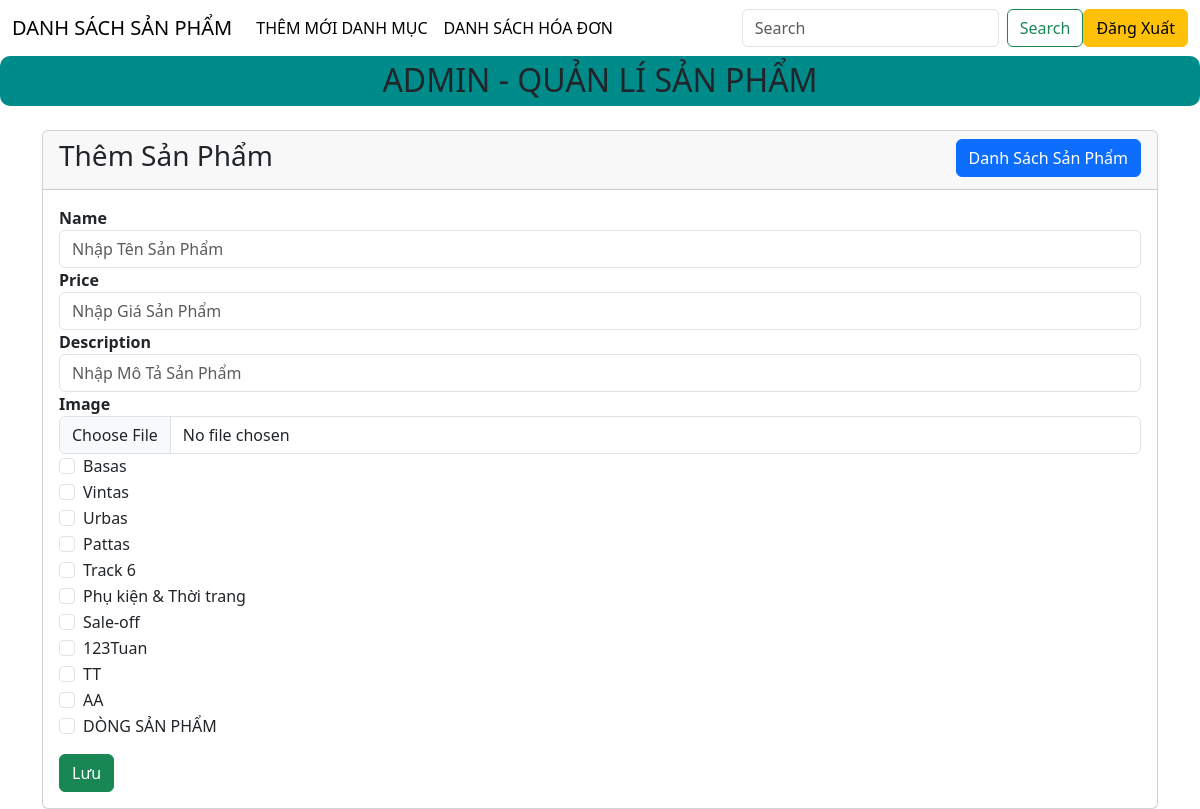
The page /admin/products/create.php (signed in) on the database its author committed.
### tables this page shows
CREATE TABLE `categories` (
  `id` int(11) NOT NULL,
  `name` varchar(255) NOT NULL,
  `type` int(11) NOT NULL
);

### app/models/Template.php (called while the page is built, shortened)
<?php
class Template
{
    public function render($view, $data = []) {
        extract($data);
        include BASE_PATH . 'app/view/blocks/' . $view . '.php';
        return ob_get_clean();
    }
}

### app/models/Category.php (called while the page is built, shortened)
<?php
class Category extends Database{
    public function getAllCategories(){
        $sql = parent::$connection->prepare('SELECT * FROM `categories`     ');
        return parent::select($sql);
    }
}

### app/models/Database.php (called while the page is built, shortened)
<?php
class Database{
    public function select($sql){
        $sql->execute();
        $items = $sql->get_result()->fetch_all(MYSQLI_ASSOC);
        return $items;
    }
}

### app/view/blocks/products/create-product.php (the view, shortened to what this page needs)
<div class="container">
    <div class="card">
        <div class="card-header">
            <div class="row">
                <div class="col-md-6">
                    <h3>Thêm Sản Phẩm</h3>
                </div>
                <div class="col-md-6">
                    <a href="index.php" class="btn btn-primary float-end">Danh Sách Sản Phẩm</a>
                </div>
            </div>
        </div>
        <div class="card-body">
            <form action="store.php" method="post" enctype="multipart/form-data">
                        <div class="form-group">
                            <strong>Name</strong>
                            <input type="text" class="form-control" name="productName" id="productName"  placeholder="Nhập Tên Sản Phẩm">
                        </div>
                        <div class="form-group">
                            <strong>Price</strong>
                            <input type="text" class="form-control" name="productPrice" id="productPrice" placeholder="Nhập Giá Sản Phẩm">
                        </div>
                        <div class="form-group">
                            <strong>Description</strong>
                            <input type="text" class="form-control" name="productDes" id="productDes" placeholder="Nhập Mô Tả Sản Phẩm">
                        </div>
                        <div class="form-group">
                            <strong>Image</strong>
                            <input type="file" class="form-control" name="productImg" id="productImg" >
                        </div>
                        <?php foreach ($categories as $category ) :?>
                            <div class="form-check">
                                    <input class="form-check-input" type="checkbox" value="<?php echo $category['id'] ?>" id="category_<?php echo $category['id'] ?>" name="categoriesId[]" require>
                                    <label class="form-check-label" for="category_<?php echo $category['id'] ?>"><?php echo $category['name'] ?></label>
                            </div>
                        <?php endforeach; ?>
                        <div class="form-group">
                            <button type="submit" class="btn btn-success">Lưu</button>
                        </div>
            </form>
        </div>
    </div>
</div>

### rows shown on the page
categories: name "Basas"
categories: name "Vintas"
categories: name "Urbas"
categories: name "Pattas"
categories: name "Track 6"
categories: name "Phụ kiện & Thời trang"
categories: name "Sale-off"
categories: name "123Tuan"
categories: name "TT"
categories: name "AA"
categories: name "DÒNG SẢN PHẨM"
